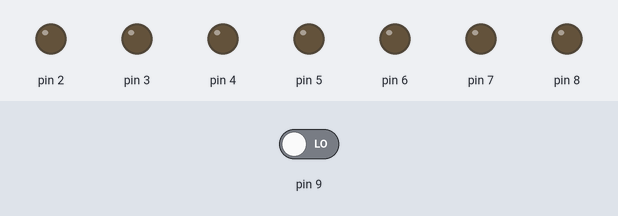
Bench run of a sketch on a simulated Arduino Uno, built with avr-gcc and run on an emulated ATmega328P. On the bench: output pins drawn as LEDs (lit = HIGH). Dashed ring = blinking. Inputs (shaded band) come from the test bench; at power-on: pin 9 LOW. Random numbers use the default seed unless the sketch sets one.

Above: at 1.2 s.
1.3 s: pin 9 driven HIGH
At 1.95 s:
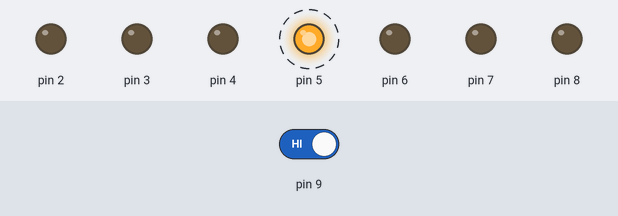
At 2.55 s:
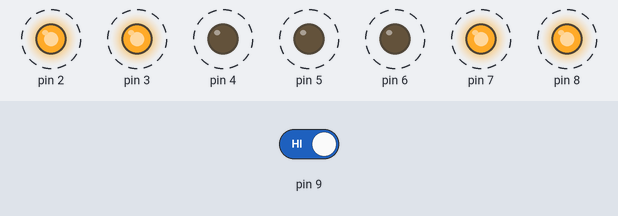
4.3 s: pin 9 driven LOW
At 5.4 s:
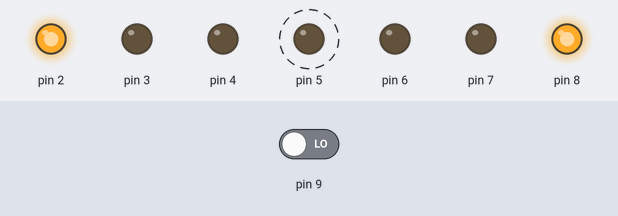
Timing chart, 0 to 7.3 s (numbered marks = the images above; inputs shaded):
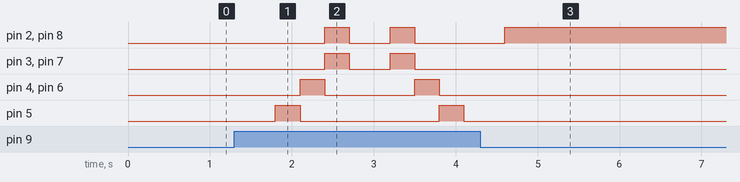

Measured:
- after the input at 1.3 s, pin 2, pin 3, pin 7, pin 8: alternates HIGH for 0.30 s and LOW for 0.50 s, starting after 1.1 s; pin 4, pin 6: alternates HIGH for 0.30 s and LOW for 1.1 s, starting after 0.80 s; pin 5: alternates HIGH for 0.30 s and LOW for 1.7 s, starting after 0.50 s

The sketch:

diceleds.ino
```cpp
// class for KIDS
// a simple dice with leds

int numero = 0;

void setup()
{
  pinMode(9, INPUT);
  pinMode(2, OUTPUT);
  pinMode(3, OUTPUT);
  pinMode(4, OUTPUT);
  pinMode(5, OUTPUT);
  pinMode(6, OUTPUT);
  pinMode(7, OUTPUT);
  pinMode(8, OUTPUT);
}

void loop()
{
  while (digitalRead(9) == HIGH) {
    digitalWrite(2, LOW);
    digitalWrite(3, LOW);
    digitalWrite(4, LOW);
    digitalWrite(5, LOW);
    digitalWrite(6, LOW);
    digitalWrite(7, LOW);
    digitalWrite(8, LOW);
    delay(500); // Wait for 500 millisecond(s)
    digitalWrite(5, HIGH);
    delay(300); // Wait for 300 millisecond(s)
    digitalWrite(4, HIGH);
    digitalWrite(6, HIGH);
    digitalWrite(5, LOW);
    delay(300); // Wait for 300 millisecond(s)
    digitalWrite(7, HIGH);
    digitalWrite(8, HIGH);
    digitalWrite(2, HIGH);
    digitalWrite(3, HIGH);
    digitalWrite(4, LOW);
    digitalWrite(6, LOW);
    delay(300); // Wait for 300 millisecond(s)
    digitalWrite(2, LOW);
    digitalWrite(3, LOW);
    digitalWrite(7, LOW);
    digitalWrite(8, LOW);
    delay(500); // Wait for 500 millisecond(s)
    digitalWrite(2, HIGH);
    digitalWrite(3, HIGH);
    digitalWrite(7, HIGH);
    digitalWrite(8, HIGH);
    delay(300); // Wait for 300 millisecond(s)
    digitalWrite(4, HIGH);
    digitalWrite(6, HIGH);
    digitalWrite(2, LOW);
    digitalWrite(3, LOW);
    digitalWrite(7, LOW);
    digitalWrite(8, LOW);
    delay(300); // Wait for 300 millisecond(s)
    digitalWrite(5, HIGH);
    digitalWrite(4, LOW);
    digitalWrite(6, LOW);
    delay(300); // Wait for 300 millisecond(s)
    digitalWrite(5, LOW);
    delay(500); // Wait for 500 millisecond(s)
    numero = random(1, 6 + 1);
  }
  if (numero == 1) {
    digitalWrite(2, LOW);
    digitalWrite(3, LOW);
    digitalWrite(4, LOW);
    digitalWrite(5, HIGH);
    digitalWrite(6, LOW);
    digitalWrite(7, LOW);
    digitalWrite(8, LOW);
  }
  if (numero == 2) {
    digitalWrite(2, HIGH);
    digitalWrite(3, LOW);
    digitalWrite(4, LOW);
    digitalWrite(5, LOW);
    digitalWrite(6, LOW);
    digitalWrite(7, LOW);
    digitalWrite(8, HIGH);
  }
  if (numero == 3) {
    digitalWrite(2, LOW);
    digitalWrite(3, HIGH);
    digitalWrite(4, LOW);
    digitalWrite(5, HIGH);
    digitalWrite(6, LOW);
    digitalWrite(7, HIGH);
    digitalWrite(8, LOW);
  }
  if (numero == 4) {
    digitalWrite(2, HIGH);
    digitalWrite(3, HIGH);
    digitalWrite(4, LOW);
    digitalWrite(5, LOW);
    digitalWrite(6, LOW);
    digitalWrite(7, HIGH);
    digitalWrite(8, HIGH);
  }
  if (numero == 5) {
    digitalWrite(2, HIGH);
    digitalWrite(3, HIGH);
    digitalWrite(4, LOW);
    digitalWrite(5, HIGH);
    digitalWrite(6, LOW);
    digitalWrite(7, HIGH);
    digitalWrite(8, HIGH);
  }
  if (numero == 6) {
    digitalWrite(2, HIGH);
    digitalWrite(3, HIGH);
    digitalWrite(4, HIGH);
    digitalWrite(5, LOW);
    digitalWrite(6, HIGH);
    digitalWrite(7, HIGH);
    digitalWrite(8, HIGH);
  }
}
```
